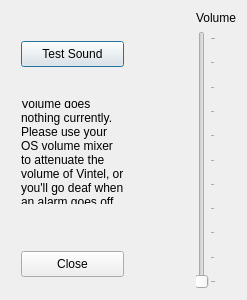
<?xml version="1.0" encoding="UTF-8"?>
<ui version="4.0">
 <class>Dialog</class>
 <widget class="QDialog" name="Dialog">
  <property name="windowModality">
   <enum>Qt::ApplicationModal</enum>
  </property>
  <property name="geometry">
   <rect>
    <x>0</x>
    <y>0</y>
    <width>247</width>
    <height>300</height>
   </rect>
  </property>
  <property name="windowTitle">
   <string>Sound Setup</string>
  </property>
  <layout class="QHBoxLayout" name="horizontalLayout_2">
   <item>
    <layout class="QHBoxLayout" name="horizontalLayout">
     <item>
      <widget class="QWidget" name="widget" native="true">
       <widget class="QPushButton" name="testSoundButton">
        <property name="geometry">
         <rect>
          <x>10</x>
          <y>30</y>
          <width>103</width>
          <height>26</height>
         </rect>
        </property>
        <property name="text">
         <string>Test Sound</string>
        </property>
       </widget>
       <widget class="QLabel" name="label">
        <property name="geometry">
         <rect>
          <x>10</x>
          <y>90</y>
          <width>103</width>
          <height>103</height>
         </rect>
        </property>
        <property name="text">
          <string>Volume does nothing currently. Please use your OS volume mixer to attenuate the volume of Vintel, or you'll go deaf when an alarm goes off.</string>
        </property>
        <property name="textFormat">
          <enum>Qt::PlainText</enum>
        </property>
        <property name="wordWrap">
          <bool>true</bool>
        </property>
      </widget>
       <widget class="QPushButton" name="closeButton">
        <property name="geometry">
         <rect>
          <x>10</x>
          <y>240</y>
          <width>103</width>
          <height>26</height>
         </rect>
        </property>
        <property name="text">
         <string>Close</string>
        </property>
       </widget>
      </widget>
     </item>
     <item>
      <layout class="QGridLayout" name="gridLayout">
       <item row="1" column="0">
        <widget class="QSlider" name="volumeSlider">
         <property name="maximum">
          <number>100</number>
         </property>
         <property name="tracking">
          <bool>false</bool>
         </property>
         <property name="orientation">
          <enum>Qt::Vertical</enum>
         </property>
         <property name="tickPosition">
          <enum>QSlider::TicksBelow</enum>
         </property>
        </widget>
       </item>
       <item row="0" column="0">
        <widget class="QLabel" name="label">
         <property name="text">
          <string>Volume</string>
         </property>
         <property name="alignment">
          <set>Qt::AlignCenter</set>
         </property>
        </widget>
       </item>
      </layout>
     </item>
    </layout>
   </item>
  </layout>
 </widget>
 <resources/>
 <connections/>
</ui>
